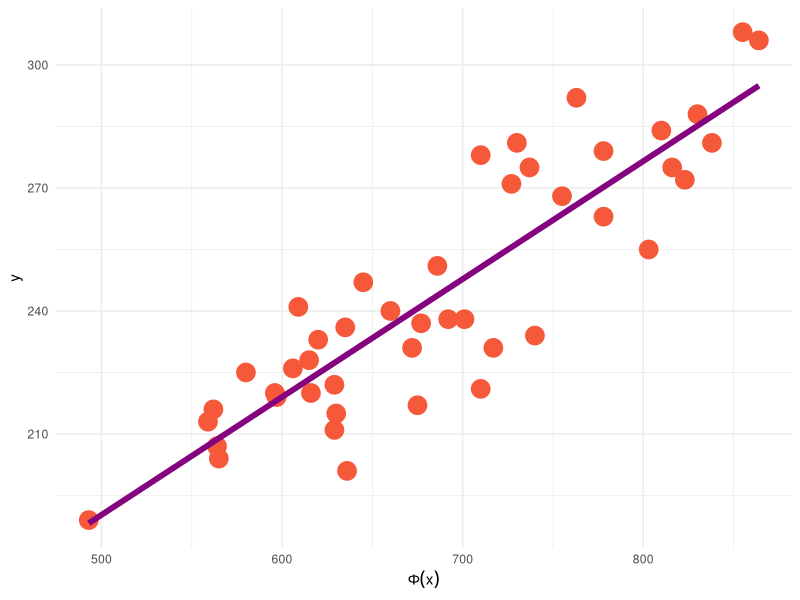

Write R code to recreate this figure.
## ---- chunk 1
require(ggplot2)

x <- c(609, 629, 620, 564, 645, 493, 606, 660, 630, 672, 778, 616, 727, 810, 778, 823, 755, 710, 701, 803, 855, 838, 830, 864, 635, 565, 562, 580, 596, 597, 636, 559, 615, 740, 677, 675, 629, 692, 710, 730, 763, 686, 717, 737, 816)

y <- c(241, 222, 233, 207, 247, 189, 226, 240, 215, 231, 263, 220, 271, 284, 279, 272, 268, 278, 238, 255, 308, 281, 288, 306, 236, 204, 216, 225, 220, 219, 201, 213, 228, 234, 237, 217, 211, 238, 221, 281, 292, 251, 231, 275, 275)

ggplot(data.frame(x = x, y = y))+
  geom_point(aes(x, y), colour = "#f6583a", size = 6)+
  geom_smooth(aes(x, y), method = "lm", se = FALSE, colour = "#85037e", size = 2)+
  theme_minimal()+
  labs(y = "y", x = bquote(Phi(x)))
